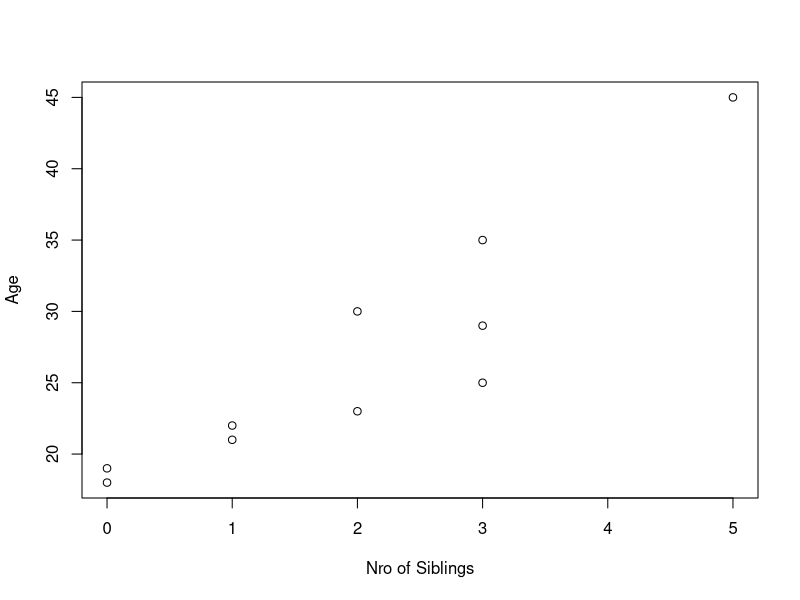
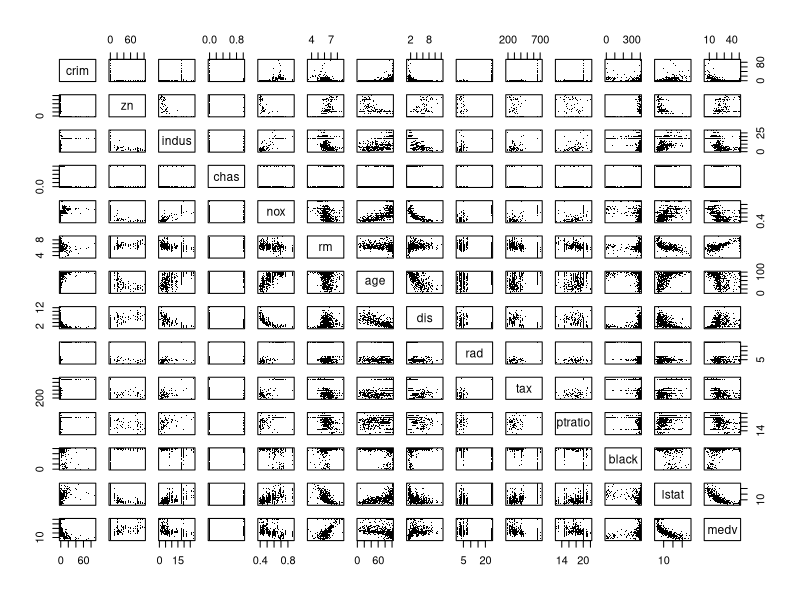
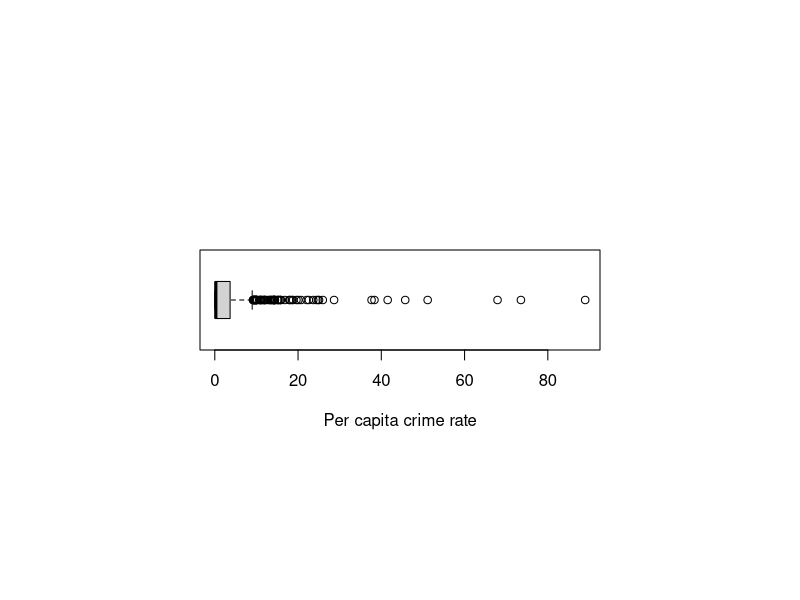
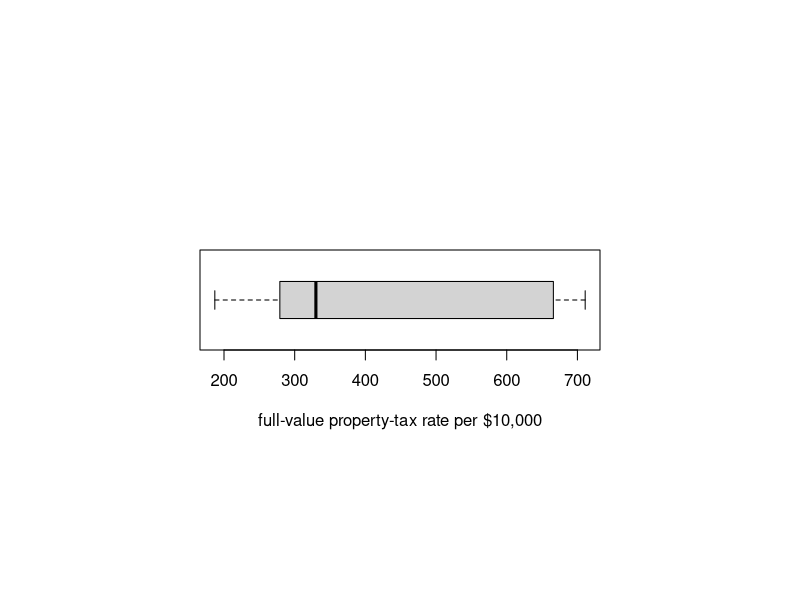
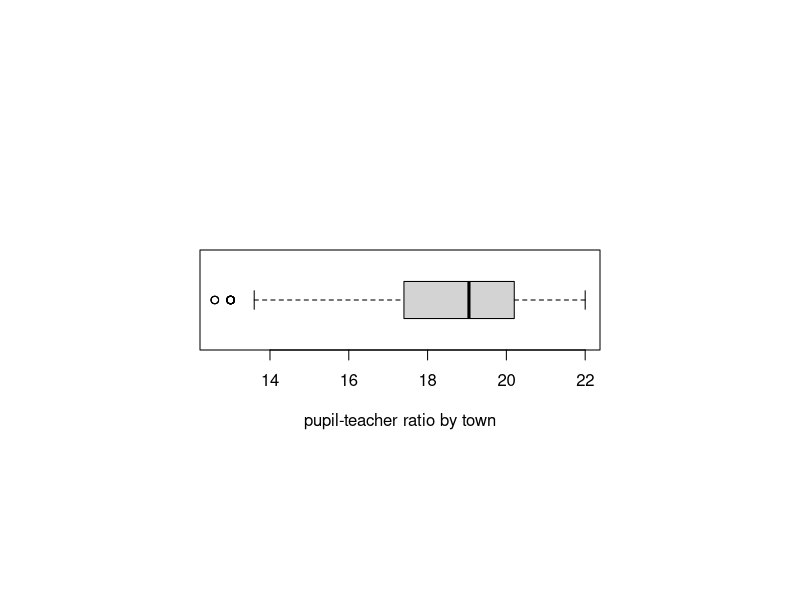

Reproduce these figures in R, in order.
## ---- chunk 1
knitr::opts_chunk$set(echo = TRUE)
## ---- chunk 2
##a.Sibling survey
sbl = c(2,3,0,5,2,1,1,0,3,3)

summary(sbl)

##Mode Calculation

names(sort(-table(sbl)))[1]

##Variance
var(sbl)
##Standard deviation
sd(sbl)

##b.Ageing Survey

age = c(23, 25, 18, 45, 30, 21, 22, 19, 29, 35)

##i. Covariance between siblings and ages
cov(sbl, age)

## Correlation between siblings and ages
cor(sbl, age)

##Positive or negative correlation between siblings and student ages
plot(sbl, age, xlab="Nro of Siblings", ylab="Age")

##There is strong positive correlation betwen siblings and student age

##Even there is a strong correlation, the data isn't justifying the relationship between numbers os sblings
#and the age of the student

## ---- chunk 3
library(MASS)
'we see that the rows are neighbourhoods of the Boston area wich are the elements and the
columns are 14 predictor variables, including:
crim: per capita crime rate by town
zn: proportion of residential land zoned for lots over 25,000 sq.ft
indus: proportion of non-retail business acres per town
chas: Charles River dummy variable (= 1 if tract bounds river; 0 otherwise)
nox: nitrogen oxides concentration (parts per 10 million)
rm: average number of rooms per dwelling
age: proportion of owner-occupied units built prior to 1940
dis: weighted mean of distances to five Boston employment centres
rad: index of accessibility to radial highways
tax: full-value property-tax rate per $10,000
ptratio: pupil-teacher ratio by town
black: 1000(Bk - 0.63)ˆ2, where Bk is the proportion of blacks by town
lstat: lower status of the population (percent)
medv: median value of owner-occupied homes in $1000s'

#b.
plot(Boston, pch='.')
'We might found that some of the predictors are related, such as:
medv-rm (Positive)
medv-lstat (Negative)
lstat-rm(Negative)
dis-nox(Negative)
age-nox(positive)'

#c. Any predictors associate with per crime rate

crim_cor <- function(predictor, predictor2 = Boston$crim) {return(cor(predictor, Boston$crim))}
print(sort(sapply(Boston, crim_cor)))

'rad-crim --> strong positive correlation. It seems that the high access to motorway increase the crime rates.
tax-crim -> strong positive correlation
black-crim -> strong negative correlation
medv-crim -> strong negative correlation'

#d. Any surburbs to have particularly high crime rate?
'With boxplot to examine the rates'

boxplot(Boston[c("crim")], horizontal=TRUE, par(pin=c(4,1)), xlab="Per capita crime rate")

boxplot(Boston[c("tax")], horizontal=TRUE,xlab="full-value property-tax rate per $10,000")

boxplot(Boston[c("ptratio")], horizontal=TRUE,xlab="pupil-teacher ratio by town")

t(sapply(Boston[c("crim", "tax", "ptratio")], range))

'Crime rate -> high numbers where the wider number os surburs have 30 % of crime rate. But also some neighbours rose to 88 % for crime rate per capita.
Besides, the tax value for proteties has a max of 711 but the mean is around 300.
The pupils per class the max is 22'

#e.Number of Neighbours bound river
sum(Boston$chas)

#f. Median pupil

median(Boston$ptratio)

#g. lowest media occupied-home
which.min(Boston$medv)

t(Boston[which.min(Boston$medv), ])

t(sapply(Boston, range))

'Comparing the values for neighbourhood 399 with the ranges across the whole data set, we see the following
predictors as standing out: zn (low), indus (high), age (high), dis (low), rad (high), tax (high), ptratio
(high), black (high), and medv (low).
The values suggest that this is an, old, highly industrial, low-income, inner-city neighbourhood,'




